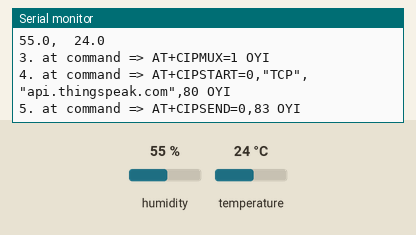
Recording of a sketch running on a simulated Arduino Uno, built with avr-gcc and run on an emulated ATmega328P. Parts: the last lines printed to the serial monitor. The test bench sets the inputs (shaded band); at power-on: humidity 55 %, temperature 24 °C. The modem accepts every AT command (registered, SIM ready, sends succeed) and sends nothing else.

Above: at 1.2 s.
1.3 s: humidity set to 22 %
At 2.3 s:
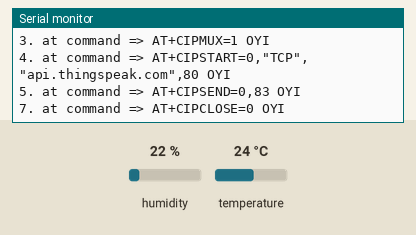
6.5 s: temperature set to 12 °C
At 7.8 s:
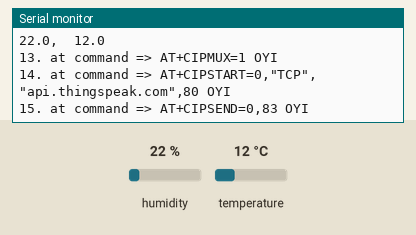
8.0 s: humidity set to 40 %
At 9.8 s:
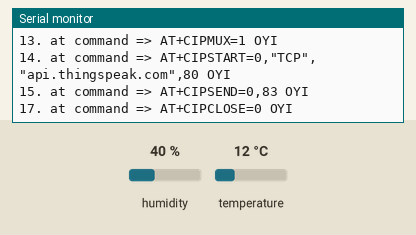
Timing chart, 0 to 11.3 s (numbered marks = the images above; inputs shaded):
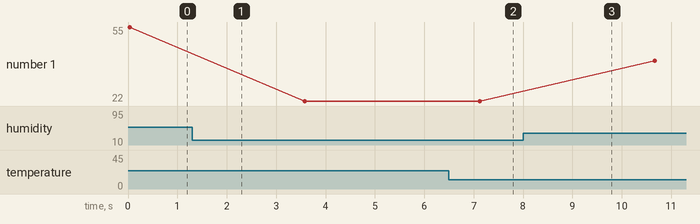

The sketch:

Air_WIFI.ino
```cpp
#include <dht.h>
#include <SoftwareSerial.h>
#define RX 6
#define TX 7
String AP = "Wifi SSID";       // CHANGE ME
String PASS = "Wifi Password"; // CHANGE ME
String API = "Your API Key Here";   // CHANGE ME
String HOST = "api.thingspeak.com";
String PORT = "80";
String field = "field1";
int countTrueCommand;
int countTimeCommand;
boolean found = false;
int valSensor = 1;
float h;
float t;
SoftwareSerial data(RX,TX);

dht DHT;
#define DHT11_PIN 2
void setup() {
  Serial.begin(115200);
  data.begin(115200);
  sendCommand("AT",5,"OK");
  sendCommand("AT+CWMODE=1",5,"OK");
  sendCommand("AT+CWJAP_CUR=\""+ AP +"\",\""+ PASS +"\"",20,"OK");
}
void sendCommand(String command, int maxTime, char readReplay[]) {
  Serial.print(countTrueCommand);
  Serial.print(". at command => ");
  Serial.print(command);
  Serial.print(" ");
  while(countTimeCommand < (maxTime*1))
  {
    data.println(command);//at+cipsend
    if(data.find(readReplay))//ok
    {
      found = true;
      break;
    }

    countTimeCommand++;
  }

  if(found == true)
  {
    Serial.println("OYI");
    countTrueCommand++;
    countTimeCommand = 0;
  }

  if(found == false)
  {
    Serial.println("Fail");
    countTrueCommand = 0;
    countTimeCommand = 0;
  }

  found = false;
 }

void loop() {
 //valSensor = humidity();
  int chk = DHT.read11(DHT11_PIN);
  h=DHT.humidity;
  t=DHT.temperature;
  Serial.print(DHT.humidity, 1);
  Serial.print(",\t");
  Serial.println(DHT.temperature, 1);


 String getData = "GET /update?api_key="+ API + String("&field1=" + String(t,DEC) + "&field2=" + String(h, DEC));
sendCommand("AT+CIPMUX=1",5,"OK");
 sendCommand("AT+CIPSTART=0,\"TCP\",\""+ HOST +"\","+ PORT,15,"OK");
 sendCommand("AT+CIPSEND=0," +String(getData.length()+4),4,">");
 data.println(getData);delay(1500);countTrueCommand++;
 sendCommand("AT+CIPCLOSE=0",5,"OK");
 delay(2000);
}
```

Measured:
- after the input at 6.5 s, the serial monitor: prints a new line after 0.63 s (image 2)
- plotted number 1: 55 → 22 after the input at 1.3 s, 22 → 40 after the input at 8.0 s
